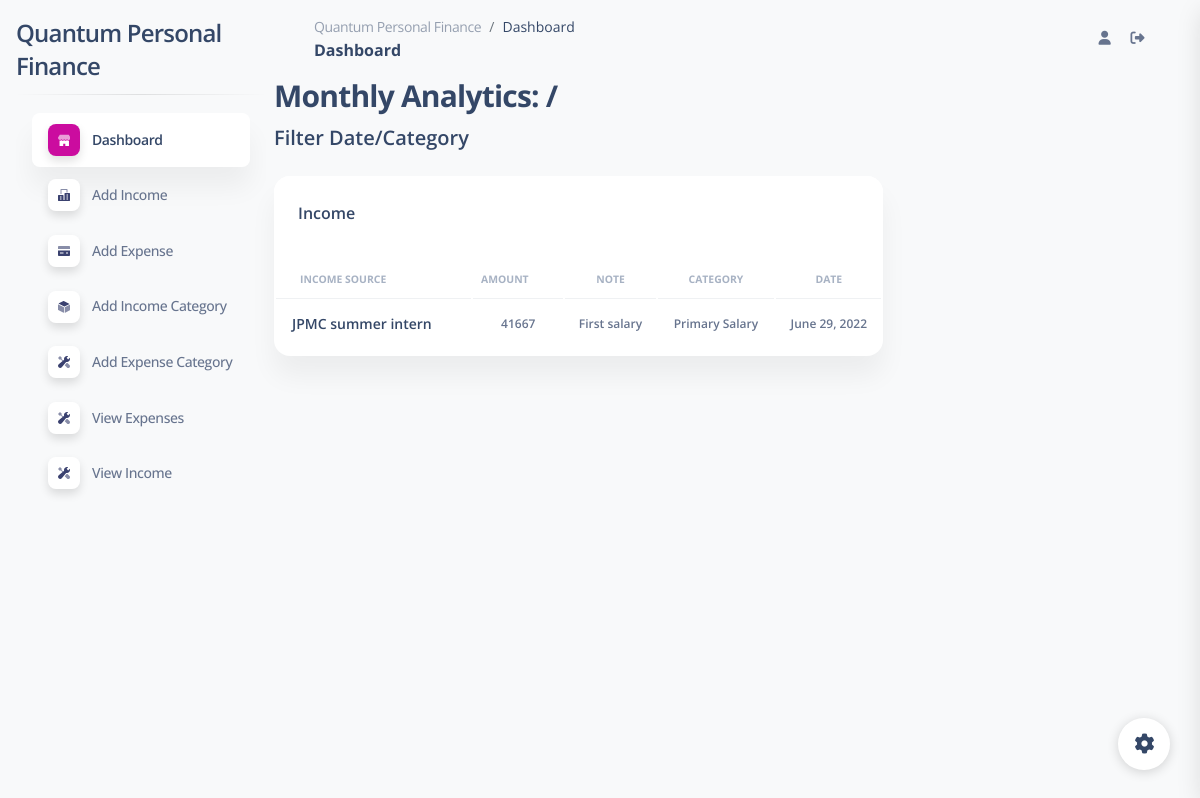
The app's page /finances/income/sandy/ (signed in), older data.
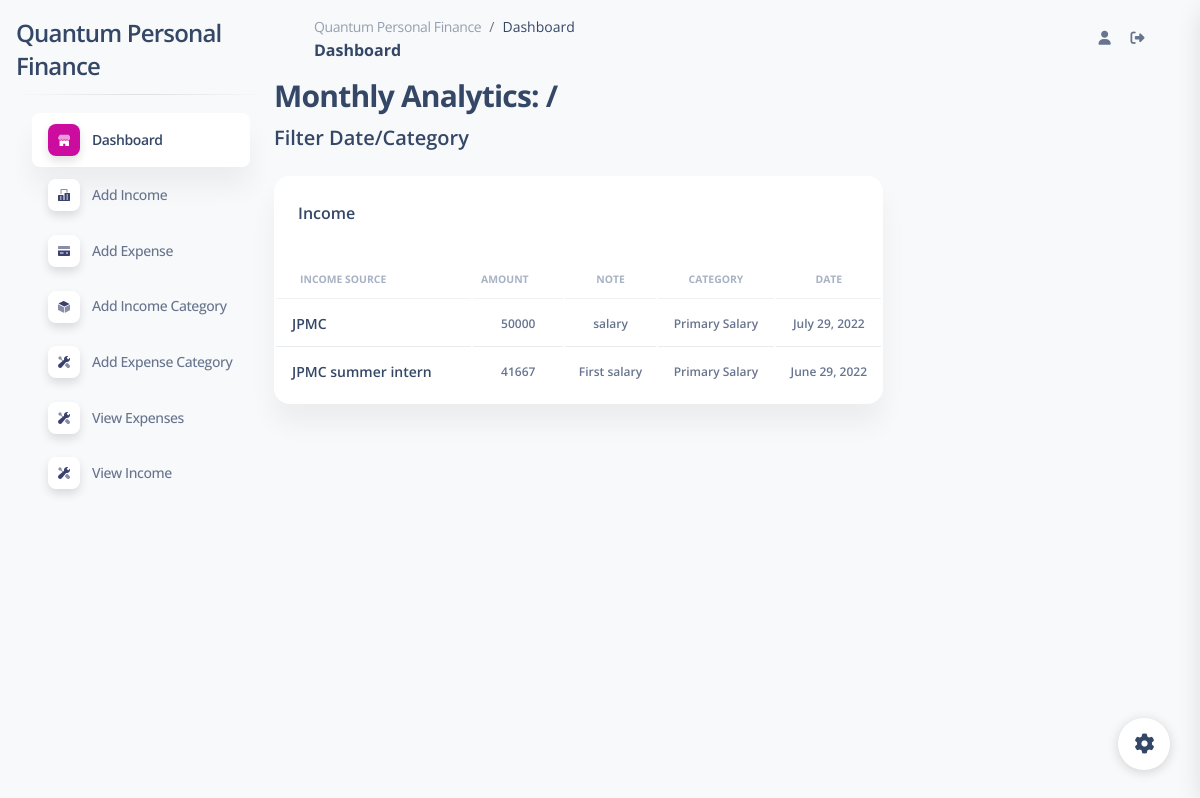
The same page, newer data.
### finances/models.py (models this page shows, shortened)
class Income(models.Model):
    profile = models.ForeignKey(User, on_delete=models.SET_NULL, null=True, related_name='income_user')
    time_stamp = models.DateField()
    source = models.CharField(max_length=250, blank=False)
    amount = models.IntegerField()
    note = models.CharField(max_length=5000)
    category = models.ForeignKey(IncomeCategory, on_delete=models.CASCADE, related_name='income_category')

class IncomeCategory(models.Model):
    profile = models.ForeignKey(User, on_delete=models.SET_NULL, null=True, related_name='income_category_user')
    name = models.CharField(max_length=250, blank=False)
    total_amount = models.IntegerField(null=True)
    def __str__(self):
        return self.name

### finances/views.py (the view)
# urls.py: path('income/<username>/', IncomeView,name="income"),
def IncomeView(request, username=None):
    context ={}
    profile = User.objects.get(username=username)
    context["income_list"] = Income.objects.filter(profile=profile).order_by('-id')
    return render(request, "finances/income_view.html", context)

### templates/finances/income_view.html (shortened to what this page needs)
{% extends "../base.html" %}
{% block content %}
      {% if user.is_authenticated %}
      <h3>Monthly Analytics: {{ month }}/{{ year }}</h3>
      <h5>Filter Date/Category</h5>
      <div class="row my-4">
        <div class="col-lg-8 col-md-6 mb-md-0 mb-4">
          <div class="card">
            <div class="card-header pb-0">
              <div class="row">
                <div class="col-lg-6 col-7">
                  <h6>Income</h6>
                </div>
              </div>
            </div>
            <div class="card-body px-0 pb-2">
              <div class="table-responsive">
                <table class="table align-items-center mb-0 center">
                  <thead>
                    <tr>
                      <th class="text-uppercase text-secondary text-xxs font-weight-bolder opacity-7">Income Source</th>
                      <th class="text-uppercase text-secondary text-xxs font-weight-bolder opacity-7 ps-2">Amount</th>
                      <th class="text-center text-uppercase text-secondary text-xxs font-weight-bolder opacity-7">Note</th>
                      <th class="text-center text-uppercase text-secondary text-xxs font-weight-bolder opacity-7">Category</th>
                      <th class="text-center text-uppercase text-secondary text-xxs font-weight-bolder opacity-7">Date</th>
                    </tr>
                  </thead>
                  <tbody>
                    {% for income in income_list %}
                    <tr>
                      <td>
                        <div class="d-flex px-2 py-1">
                          <div class="d-flex flex-column justify-content-center">
                            <h6 class="mb-0 text-sm">{{ income.source }}</h6>
                          </div>
                        </div>
                      </td>
                      <td class="align-middle text-center text-sm">
                        <span class="text-xs font-weight-bold"> {{ income.amount }} </span>
                      </td>
                      <td class="align-middle text-center text-sm">
                        <span class="text-xs font-weight-bold"> {{ income.note }} </span>
                      </td>
                      <td class="align-middle text-center text-sm">
                        <span class="text-xs font-weight-bold"> {{ income.category }} </span>
                      </td>
                      <td class="align-middle text-center text-sm">
                        <span class="text-xs font-weight-bold"> {{ income.time_stamp }} </span>
                      </td>
                    </tr>
                    {% endfor %}
                  </tbody>
                </table>
              </div>
            </div>
          </div>
        </div>
    <br>
    {% endif %}
  </div>
  {% endblock %}

Row changes from the older to the newer data that the page shows:
added Income: source "JPMC", amount "50000", note "salary", category "Primary Salary", time_stamp "July 29, 2022"
